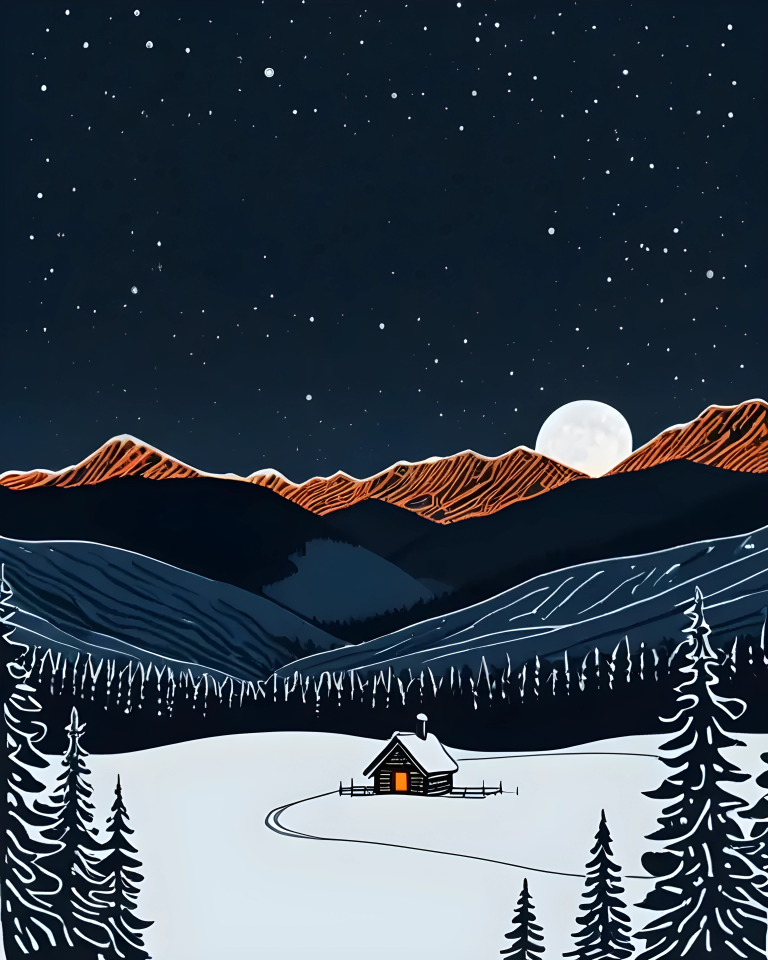
#> input picture images/tomes/essais-ia/tome-1/titre-tome-1-original.jpg, 3072 x 3840 px (shown at 1/4 size)
$ python cretes.py
#> lines starting #> are read from the running program, lines starting #| are printed output that depends on the picture; after the words box and inside, x2 and y2 are one past the last pixel; in counts of white or black regions, pixels touching at a corner belong together
#> further down, a is the input picture: shape (3840, 3072, 3); mean R, G, B 55.6, 67.4, 79.4
"""Tome 1, page de titre : les crêtes orange recoupées en linogravure (JP, 19 octobre 2026 : « reprends exactement la
même image, mais applique la même rigueur de qualité que les autres tomes »).

Ce qui change, dans la boîte 0,398 à 768,528 (coordonnées 768 × 960), et seulement dans le masque des crêtes :
- l'intérieur des crêtes est refait : le noir de la crête et des traits de gouge orange parallèles qui descendent de
  l'arête vers le pied en suivant la pente, au pas de la crête de gauche d'origine (5 unités) ; chaque trait est plein
  au départ et effilé au bout, d'une seule encre ; le flanc à l'ombre (à droite de chaque sommet) porte des traits plus
  espacés (un pas et demi) et plus courts ; aucun trait n'en touche un autre : plus de cellules, d'ovales ni de trous ;
- la neige est une bande crème nette d'épaisseur régulière, plus épaisse aux sommets, effilée dans les creux ;
- au creux de la lune, les deux lignes de neige continuent en ligne droite jusqu'au fond du creux : la lune passe
  derrière les crêtes au lieu de couler jusqu'à la colline sombre.
Ce qui ne change pas : le contour du haut et du bas de chaque crête, relevé sur l'image d'origine, et les couleurs
(noir #060F1A, orange #C77044, crème de la neige d'origine).

Le contour se relève toujours sur l'image d'origine (titre-tome-1-original.jpg, dans le dossier parent), jamais sur
l'image reçue : le module du ciel, appliqué avant, a déjà refait la lune, et la neige ne s'en distingue plus.

    appliquer(a, K) : a = image RVB uint8 (3840 × 3072), K = 4 pixels par unité 768 × 960 ; rend une copie retouchée.
    python3 cretes.py SOURCE SORTIE   (essai du module seul)
"""
import functools
import math
import os
import sys

import numpy as np
from PIL import Image, ImageDraw
from scipy import ndimage

ICI = os.path.dirname(os.path.abspath(__file__))
ORIGINAL = os.path.normpath(os.path.join(ICI, '..', 'titre-tome-1-original.jpg'))

NOIR = np.array([0x06, 0x0F, 0x1A], float)
ORANGE = np.array([0xC7, 0x70, 0x44], float)
NEIGE = np.array([0xF0, 0xE0, 0xD9], float)      # la crème de la neige des crêtes d'origine (médiane)

U = 4                      # pixels de l'image par unité 768 (l'image fait 3072 × 3840)
Y0, Y1 = 1540, 2170        # la bande de travail, en pixels de l'image : la boîte 398..528 et sa marge
S = 4                      # suréchantillonnage du rendu (bords nets, sans escalier)

# Le creux de la lune (unités 768) : de X_LUNE_G à X_LUNE_D, la lune touche la neige ; la neige y est prolongée en
# ligne droite, ancrée sur la neige mesurée juste à côté, à la pente du haut de l'orange.
X_LUNE_G, X_LUNE_D = 534.75, 635.5
PENTE_G = (540, 588)
PENTE_D = (606, 630)

# Les traits (unités 768)
PAS = 5.0                  # le pas, perpendiculaire aux traits : celui de la crête de gauche d'origine
LARG = 4.3                 # la largeur au départ
PLEIN = 0.72               # la part du trait qui garde sa pleine largeur, avant de s'effiler
PENCHE = 38.0              # l'angle depuis la verticale sur un flanc presque plat (degrés)
OMBRE_RAIDE = 0.6          # sur le flanc à l'ombre, l'angle depuis la verticale est réduit d'autant
JOUR = 0.25                # le jour minimum entre deux traits voisins (unités)


@functools.lru_cache(maxsize=1)
def _original():
    return np.asarray(Image.open(ORIGINAL).convert('RGB'))


@functools.lru_cache(maxsize=1)
def contours():
    """Le contour du haut T et du bas B de la bande des crêtes, en pixels de l'image (float), une valeur par colonne ;
    l'épaisseur de neige (pixels) par colonne ; la pente lissée de l'arête."""
    a = _original()[Y0:Y1].astype(np.int32)
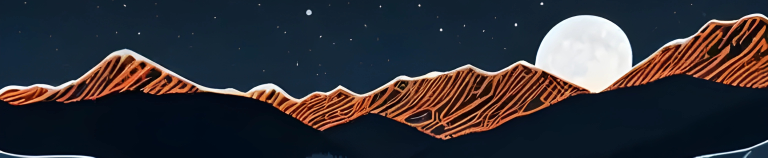
#> a: shape (630, 3072, 3) int32 (shown at 1/4 size); mean R, G, B 49.9, 48.9, 54.9
    R, B = a[..., 0], a[..., 2]
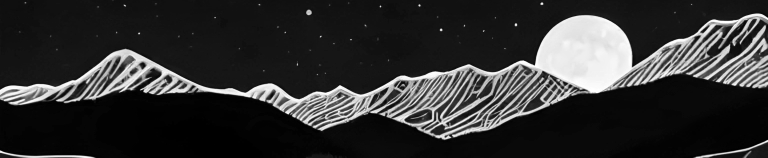
#> R: shape (630, 3072) int32 (shown at 1/4 size); min 0, max 255, mean 49.9
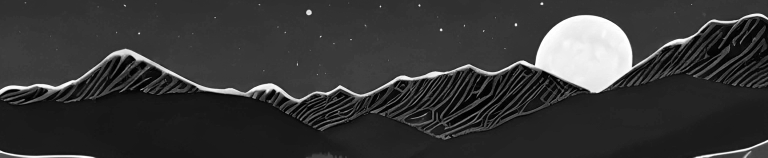
#> B: shape (630, 3072) int32 (shown at 1/4 size); min 0, max 255, mean 54.9
    L = a.mean(2)
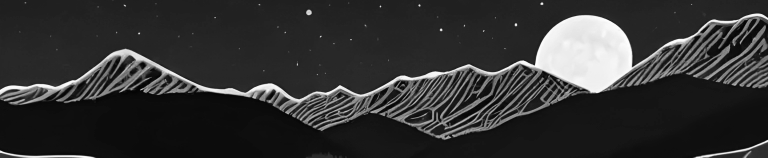
#> L: shape (630, 3072) float64 (shown at 1/4 size); min 0, max 255, mean 51.2
    orange = (R - B > 45) & (R > 90)
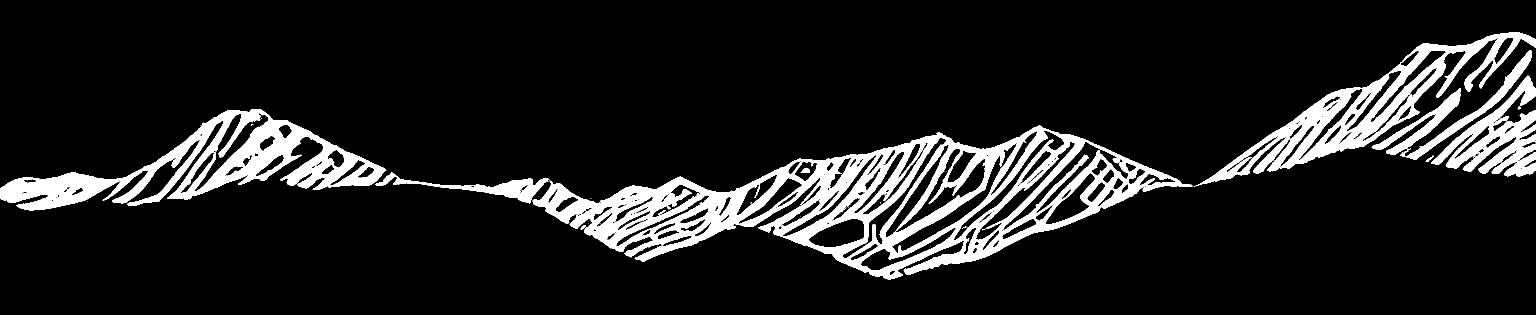
#> orange: shape (630, 3072) bool (shown at 1/2 size); 11.8% white; 29 white regions (17 under 20 px), largest, box (x1, y1, x2, y2) and area: (751, 251, 2385, 559) 120295, (0, 218, 773, 421) 45445, (2387, 64, 3072, 373) 36753
    P = orange | (L > 110)
#> P: shape (630, 3072) bool; 18.2% white; 76 white regions (45 under 20 px), largest, box (x1, y1, x2, y2) and area: (0, 54, 3072, 559) 320145, (2862, 151, 3072, 353) 15895, (2800, 100, 3064, 320) 4913
    H, W = L.shape
    oc = ndimage.binary_closing(orange, structure=np.ones((7, 1), bool))
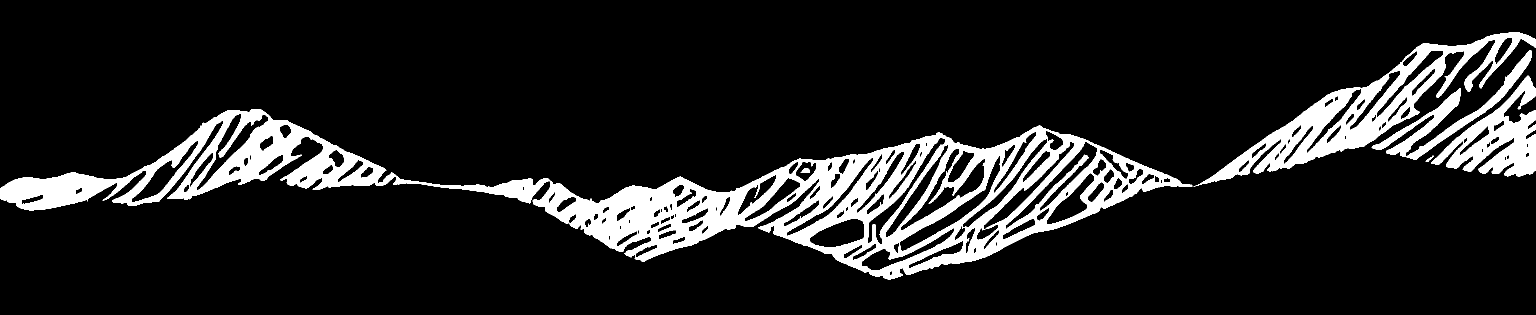
#> oc: shape (630, 3072) bool (shown at 1/2 size); 12.3% white; 6 white regions, box (x1, y1, x2, y2) and area: (0, 218, 2385, 559) 173214, (2387, 64, 3072, 373) 38290, (2862, 151, 3072, 353) 17066, (2743, 100, 3064, 320) 9714, (1601, 336, 1620, 346) 127, (2851, 311, 2868, 324) 64
    otop = np.where(oc.any(0), oc.argmax(0), -1)
#> otop = 3072 values, max 407 at index 1194, min -1 at index 2385, mean 291.5

    # Le haut : le premier pixel de neige ou d'orange (quatre de suite, pour sauter une étoile), dans les 10 unités
    # au-dessus du haut de l'orange.
    T = np.zeros(W)
    run = ndimage.uniform_filter1d(P.astype(float), 4, axis=0, origin=-1) > 0.99
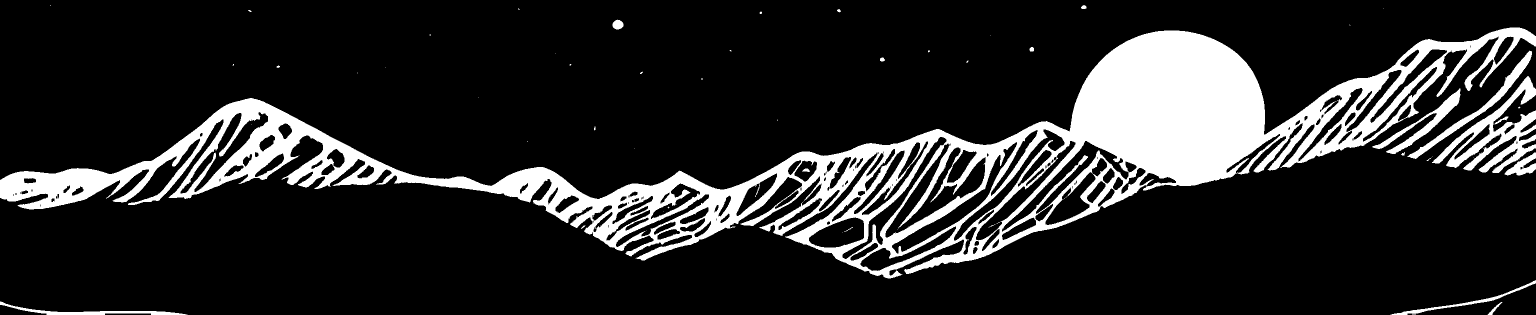
#> run: shape (630, 3072) bool (shown at 1/2 size); 16% white; 58 white regions (39 under 20 px), largest, box (x1, y1, x2, y2) and area: (0, 55, 3072, 557) 284359, (2864, 152, 3072, 346) 11806, (2815, 101, 3064, 318) 4070
    for x in range(W):
        y0 = max(0, otop[x] - 10 * U)
        idx = np.nonzero(run[y0:otop[x] + 1, x])[0]
        T[x] = y0 + idx[0] if len(idx) else otop[x]
#> this loop made 3072 passes
#> (y0, idx) on passes 23, 24, 26: (322, [26, 27, 28, 29, 30, 31, 32, 33, 34, 35, 36, 37, 38, 39, 40]), (322, [26, 27, 28, 29, 30, 31, 32, 33, 34, 35, 36, 37, 38, 39, 40]), (321, [26, 27, 28, 29, 30, 31, 32, 33, 34, 35, 36, 37, 38, 39, 40])
#> after the loop, T = 3072 values, max 398 at index 1194, min -1 at index 2385, mean 277.2
#> (the rest of the program and of its run is left out)
